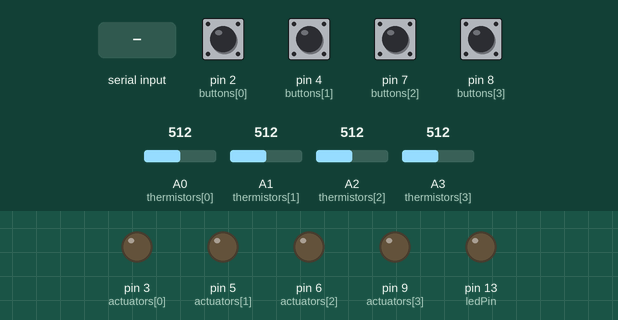
Recording of a sketch running on a simulated Arduino Uno, built with avr-gcc and run on an emulated ATmega328P. Parts: output pins drawn as LEDs (lit = HIGH). The inputs (shaded band) are chosen by the test bench; at power-on: pin 2 (buttons[0]), pin 4 (buttons[1]), pin 7 (buttons[2]), pin 8 (buttons[3]) HIGH, A0 (thermistors[0]) = 512, A1 (thermistors[1]) = 512, A2 (thermistors[2]) = 512, A3 (thermistors[3]) = 512. What the sketch prints to the serial monitor is not drawn.

Above: at 1.2 s.
1.3 s: pin 8 (buttons[3]) pulled LOW for 0.15 s
3.3 s: "h,45\n" received over Serial
6.3 s: "a90\n" received over Serial
9.3 s: "a,45\n" received over Serial
Timing chart, 0 to 13.3 s (numbered marks = the images above; inputs shaded):
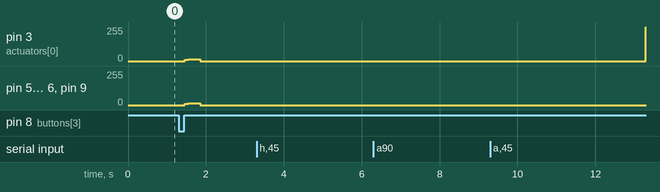

The sketch:

PhoneControlled5x5Grid.ino
```cpp
//Developed by S.A.M. Weima for the "Programmable actuation of liquid crystal fibers"

const int ledPin = LED_BUILTIN;  // the number of the LED pin

int ledState = LOW;  // ledState used to set the LED

// Generally, you should use "unsigned long" for variables that hold time
// The value will quickly become too large for an int to store
unsigned long previousMillis = 0;  // will store last time LED was updated
long OnTime = 50;                  // milliseconds of on-time
long OffTime = 950;                // milliseconds of off-time

const int buttons[4] = {
  2, 4, 7, 8
};

const int actuators[4] = {
  3, 5, 6, 9
};

byte intensity = 0;

int activeResistor = 1;

int program = -1;

int pulseCount = 0;

int pulseMax = 20;

int buttonPress = -1;
// PID
#include <PID_v2.h>

// Specify the links and initial tuning parameters
double Kp = 0.4, Ki = 0.25, Kd = 0.2;
PID_v2 myPID(Kp, Ki, Kd, PID::Direct);

// input output and setpoint without capitals!
double input = 0;   // input temperature measured by the thermistor
double output = 0;  // output variable, here the output will be dumped (a number between and including 0 and 255)

double setpoint = 70;

const int thermistors[4] = {
  14, 15, 16, 17
};

float Vo[4], temp[4];
;

// From thermistor calibration
float thermistorPolynomial[4][4] = {
  { -2.02506E-06, 0.00460753, -3.61149, 1058.9 },
  { -2.19803E-06, 0.00510579, -4.07767, 1203.71 },
  { -1.93726E-06, 0.00442195, -3.47802, 1026.78 },
  { -1.9299E-06, 0.00441881, -3.48918, 1033.78 }
};


int averageNsamples = 500;
int voltageSample = 0;

// For phone control
int phoneControlled = 0;
int directionDeg = 0;
int heatTime = 10;
int coolTime = 1000;
int heatState = 1;
int direction = 0;
void setup() {
  // set the digital pin as output:
  pinMode(ledPin, OUTPUT);

  for (int thisPin = 0; thisPin < 4; thisPin++) {
    // initialize the actuator pins:
    pinMode(actuators[thisPin], OUTPUT);
    analogWrite(thisPin, 0);
  }

  for (int thisPin = 0; thisPin < 4; thisPin++) {
    // initialize the button input pins:
    pinMode(buttons[thisPin], INPUT_PULLUP);
  }

  for (int thisPin = 0; thisPin < 4; thisPin++) {
    // initialize the thermistor input pins:
    pinMode(thermistors[thisPin], INPUT);
  }

  myPID.Start(input, output, setpoint);

  // if you want to change the setpoint only
  myPID.Setpoint(setpoint);

  Serial.begin(115200);
  while (!Serial) {
    ;  // wait for serial port to connect. Needed for Native USB only
  }
}

void loop() {
  if (Serial.available()) {
    phoneControlled = 1;
    reset();

    String data = Serial.readString();
    data.trim();

    if (data.charAt(0) == 'a') {
      data.remove(0, 1);
      directionDeg = data.toInt();
    } else if (data.charAt(0) == 'h') {
      data.remove(0, 1);
      heatTime = data.toInt()/10;
    }
    // directionDeg = Serial.parseInt();
    Serial.println(directionDeg);
  }
  if (phoneControlled) {
    phoneControl();
  }
  if (!phoneControlled) {
    checkButtons();

    if (program == -1) {
      reset();
    }

    if (buttonPress == -1) {
      if (program == 0) {
        program0();
      } else if (program == 1) {
        program1();
      } else if (program == 2) {
        program2();
      } else if (program == 3) {
        program3();
      }
    }
  }
}
void phoneControl() {

  if (directionDeg < 23 || directionDeg >= 338) {
    direction = 0;
  } else if (directionDeg >= 23 && directionDeg < 68) {
    direction = 4;
  } else if (directionDeg >= 68 && directionDeg < 113) {
    direction = 1;
  } else if (directionDeg >= 113 && directionDeg < 158) {
    direction = 5;
  } else if (directionDeg >= 158 && directionDeg < 203) {
    direction = 2;
  } else if (directionDeg >= 203 && directionDeg < 248) {
    direction = 6;
  } else if (directionDeg >= 248 && directionDeg < 293) {
    direction = 3;
  } else if (directionDeg >= 293 && directionDeg < 338) {
    direction = 7;
  }
  if (direction <= 3) {
    if ((heatState == 1) && (millis() - previousMillis >= heatTime)) {
      previousMillis = millis();
      heatState = 0;
      reset();
    } else if ((heatState == 0) && (millis() - previousMillis >= coolTime)) {
      previousMillis = millis();
      heatState = 1;
      analogWrite(actuators[direction], 255);
      Serial.println("ON");
    }
  } else {
    int localHeatTime = heatTime / 2;  // function to adjust heatTime for diagonal directions, to keep overall power constant and prevent overheating
    if ((heatState == 1) && (millis() - previousMillis >= localHeatTime)) {
      previousMillis = millis();
      heatState = 0;
      reset();
    } else if ((heatState == 0) && (millis() - previousMillis >= coolTime)) {
      previousMillis = millis();
      heatState = 1;
      if (direction == 7) {
        analogWrite(actuators[3], 255);
        analogWrite(actuators[0], 255);
      } else {
        analogWrite(actuators[direction - 4], 255);
        analogWrite(actuators[direction - 3], 255);
      }
      Serial.println("ON");
    }
  }
}
void program0() {
  intensity = 255;

  unsigned long currentMillis = millis();

  if ((ledState == HIGH) && (currentMillis - previousMillis >= OnTime)) {
    ledState = LOW;                  // Turn it off
    previousMillis = currentMillis;  // Remember the time
    digitalWrite(ledPin, ledState);  // Update the actual LED

    reset();

  } else if ((ledState == LOW) && (currentMillis - previousMillis >= OffTime)) {
    ledState = HIGH;                 // turn it on
    previousMillis = currentMillis;  // Remember the time
    digitalWrite(ledPin, ledState);  // Update the actual LED

    analogWrite(actuators[0], intensity);
  }
}

void program1() {
  //pulses per resistor
  pulseMax = 1;
  intensity = 255;

  unsigned long currentMillis = millis();

  if ((ledState == HIGH) && (currentMillis - previousMillis >= OnTime)) {
    ledState = LOW;                  // Turn it off
    previousMillis = currentMillis;  // Remember the time
    digitalWrite(ledPin, ledState);  // Update the actual LED

    reset();
  } else if ((ledState == LOW) && (currentMillis - previousMillis >= OffTime)) {
    ledState = HIGH;                 // turn it on
    previousMillis = currentMillis;  // Remember the time
    digitalWrite(ledPin, ledState);  // Update the actual LED

    reset();

    if ((activeResistor == 3) && (pulseCount == pulseMax)) {
      activeResistor = 0;
      pulseCount = 0;
    } else if (pulseCount == pulseMax) {
      activeResistor = activeResistor + 1;
      pulseCount = 0;
    }

    for (int thisPin = 0; thisPin < 4; thisPin++) {
      if (activeResistor == thisPin) {
        analogWrite(actuators[thisPin], intensity);
      }
    }
    pulseCount = pulseCount + 1;
    // set the LED with the ledState of the variable:
    digitalWrite(ledPin, ledState);
  }
}
void program2() {
  //Alternating
  pulseMax = 1;
  intensity = 255;
  unsigned long currentMillis = millis();

  if ((ledState == HIGH) && (currentMillis - previousMillis >= OnTime)) {
    ledState = LOW;                  // Turn it off
    previousMillis = currentMillis;  // Remember the time
    digitalWrite(ledPin, ledState);  // Update the actual LED

    reset();
  } else if ((ledState == LOW) && (currentMillis - previousMillis >= OffTime)) {
    ledState = HIGH;                 // turn it on
    previousMillis = currentMillis;  // Remember the time
    digitalWrite(ledPin, ledState);  // Update the actual LED

    reset();

    //Preventing dead end
    if (activeResistor == 0) {
      activeResistor = 1;
    }
    if (activeResistor == 2) {
      activeResistor = 1;
    }

    if ((activeResistor == 3) && (pulseCount == pulseMax)) {
      activeResistor = 1;
      pulseCount = 0;
    } else if (pulseCount == pulseMax) {
      activeResistor = 3;
      pulseCount = 0;
    }
    for (int thisPin = 0; thisPin < 4; thisPin++) {
      if (activeResistor == thisPin) {
        analogWrite(actuators[thisPin], intensity);
      }
    }
    pulseCount = pulseCount + 1;
    // set the LED with the ledState of the variable:
    digitalWrite(ledPin, ledState);
  }
}
void program3() {

  myPID.Setpoint(setpoint);
  readThermistors();

  //Uniform heating for fiber fabrication.
  output = myPID.Run(input);
  intensity = output / 255 * 100;

  for (int thisPin = 0; thisPin < 4; thisPin++) {
    analogWrite(actuators[thisPin], intensity);
  }
}

void readThermistors() {

  if (voltageSample < averageNsamples) {
    voltageSample += 1;
    Vo[0] += analogRead(thermistors[0]);
    Vo[1] += analogRead(thermistors[1]);
    Vo[2] += analogRead(thermistors[2]);
    Vo[3] += analogRead(thermistors[3]);
  } else {
    voltageSample = 0;
    Vo[0] = analogRead(thermistors[0]);
    Vo[1] = analogRead(thermistors[1]);
    Vo[2] = analogRead(thermistors[2]);
    Vo[3] = analogRead(thermistors[3]);
  }
  if (voltageSample == averageNsamples) {
    for (int thisThermistor = 0; thisThermistor < 4; thisThermistor++) {
      Vo[thisThermistor] /= averageNsamples + 1;  //Take an average to minimize the effect of noise
      temp[thisThermistor] = thermistorPolynomial[thisThermistor][3] + thermistorPolynomial[thisThermistor][2] * Vo[thisThermistor] + thermistorPolynomial[thisThermistor][1] * Vo[thisThermistor] * Vo[thisThermistor] + thermistorPolynomial[thisThermistor][0] * Vo[thisThermistor] * Vo[thisThermistor] * Vo[thisThermistor];
    }
    Serial.print("temp1:");
    Serial.print(temp[0]);
    Serial.print(", ");
    Serial.print("temp2:");
    Serial.print(temp[1]);
    Serial.print(", ");
    Serial.print("temp3:");
    Serial.print(temp[2]);
    Serial.print(", ");
    Serial.print("temp4:");
    Serial.print(temp[3]);
    Serial.print(", ");
    Serial.print("Vo1:");
    Serial.print(Vo[0]);
    Serial.print(", ");
    Serial.print("Vo2:");
    Serial.print(Vo[1]);
    Serial.print(", ");
    Serial.print("Vo3:");
    Serial.print(Vo[2]);
    Serial.print(", ");
    Serial.print("Vo4:");
    Serial.print(Vo[3]);
    Serial.print(", ");
    Serial.print("input:");
    Serial.print(input);
    Serial.print(", ");
    Serial.print("intensity:");
    Serial.println(intensity);
  }
  //PID: enter new temperature into PID libary loop
  input = (temp[0] + temp[1] + temp[2] + temp[3]) / 4;  //average over thermistors close to traces
}

void checkButtons() {
  for (int thisPin = 0; thisPin < 4; thisPin++) {
    if (digitalRead(buttons[thisPin]) == 0) {
      reset();
      buttonPress = thisPin;
      delay(2);
    }
    if (digitalRead(buttons[thisPin]) == 1) {
      if (buttonPress == thisPin) {
        buttonPress = -1;
        if (program == -1) {
          program = thisPin;
        } else if (program == thisPin) {
          program = -1;
        }
      }
    }
  }
}

void reset() {
  for (int resetPin = 0; resetPin < 4; resetPin++) {
    // turn off the actuator pins:
    analogWrite(actuators[resetPin], 0);
  }
}
```

Measured:
- after the input at 1.3 s, pin 3 (actuators[0]), pin 5 (actuators[1]), pin 6 (actuators[2]), pin 9 (actuators[3]): 0/255 → 11/255 after 0.15 s, → 12/255 0.10 s later, → 13/255 0.10 s later, → 0/255 0.20 s later
- after the input at 9.3 s, pin 3 (actuators[0]): 0/255 → 255/255 after 4.0 s; pin 5 (actuators[1]): stays 0/255 (without the input it goes to 255/255 after 4.0 s)
